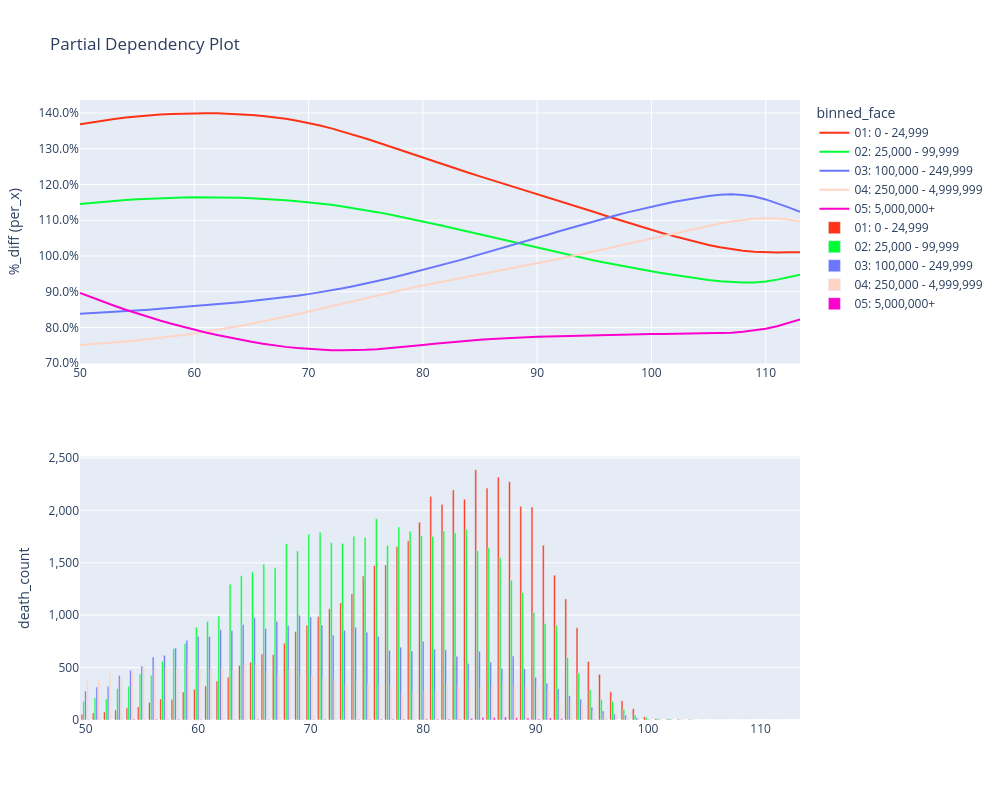

The code cell stored with this chart in its notebook:
### Code cell
charters.pdp(
    model=model,
    df=md_encoded,
    x_axis="attained_age",
    line_color="binned_face",
    secondary="death_count",
    mapping=mapping,
    center="per_x",
    display=True,
)
